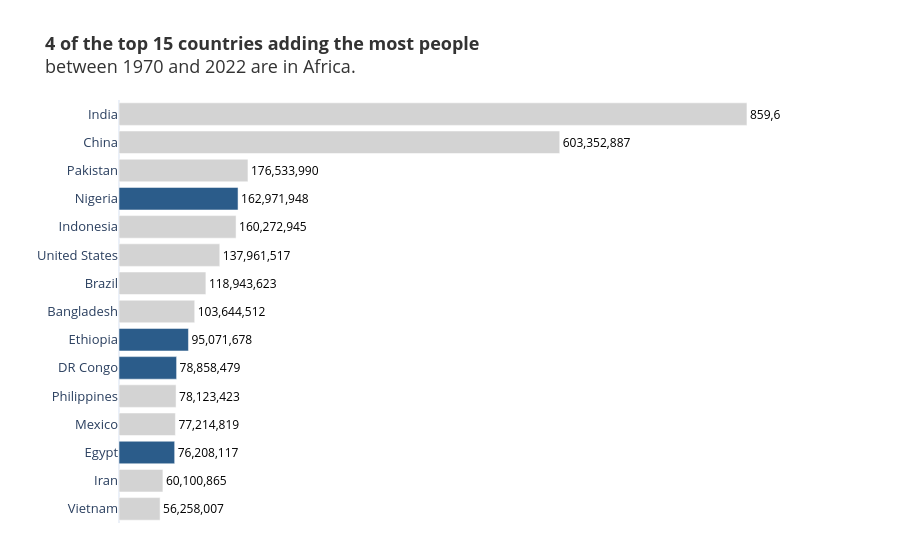

The notebook cell this image was saved under:
### Markdown cell above
**Chart choice & justification:** *Which chart did you choose, and why? Justify design choices.

*YOUR ANSWER HERE*  
I chose a horizontal bar chart to display the top 15 countries. This chart type is ideal for ranking items with long text labels (country names) and comparing large absolute numbers (millions of people added).

Insight Title: The title directly answers the prompt's main questions, stating exactly how many of the top 15 are in Africa (e.g., "X of the top 15... are in Africa").

CVD-safe Palette & Meaningful Color: To make the data easily scannable and answer the secondary question, I used a neutral grey for non-African countries and a single accent color (blue) to highlight the African countries. The color is CVD-safe (no red/green) and directly encodes the geographical category asked about in the prompt.

Direct Labels & Decluttered Layout: I used plotly_white and removed all gridlines, axis ticks, and axis titles. Instead, I added direct data labels with comma separators at the end of each bar. This allows the reader to quickly grasp the magnitude of the numbers without reading the X-axis.

### Code cell
# Q2
# YOUR CODE HERE
df_q2 = df_long[df_long['Year'].isin([1970, 2022])]
df_q2_pivot = df_q2.pivot(index=['Country', 'Continent'], columns='Year', values='Population').reset_index()
df_q2_pivot['Population_Added'] = df_q2_pivot[2022] - df_q2_pivot[1970]

top15 = df_q2_pivot.sort_values(by='Population_Added', ascending=False).head(15).reset_index(drop=True)
africa_count = len(top15[top15['Continent'] == 'Africa'])

colors = ['#2b5c8a' if c == 'Africa' else '#d3d3d3' for c in top15['Continent']]
text_labels = top15['Population_Added'].apply(lambda x: f"{x:,.0f}")

fig = go.Figure(data=[
    go.Bar(
        x=top15['Population_Added'],
        y=top15['Country'],
        orientation='h',
        marker_color=colors,
        text=text_labels,
        textposition='outside',
        textfont=dict(color='black', size=12)
    )
])

text_labels = top15['Population_Added'].apply(lambda x: f"{x:,.0f}")

fig = go.Figure(data=[
    go.Bar(
        x=top15['Population_Added'],
        y=top15['Country'],
        orientation='h',
        marker_color=colors,
        text=text_labels,
        textposition='outside',
        textfont=dict(color='black', size=12)
    )
])

colors = ['#2b5c8a' if c == 'Africa' else '#d3d3d3' for c in top15['Continent']]
text_labels = top15['Population_Added'].apply(lambda x: f"{x:,.0f}")

fig = go.Figure(data=[
    go.Bar(
        x=top15['Population_Added'],
        y=top15['Country'],
        orientation='h',
        marker_color=colors,
        text=text_labels,
        textposition='outside',
        textfont=dict(color='black', size=12)
    )
])

fig.update_layout(
    title=dict(
        text=f"<b>{africa_count} of the top 15 countries adding the most people</b><br>between 1970 and 2022 are in Africa.",
        font=dict(size=18, color='#333333'),
        x=0.05
    ),
    template='plotly_white', 
    showlegend=False, 
    xaxis_title="",
    yaxis_title="",
    xaxis=dict(
        showgrid=False,
        showticklabels=False
    ),
    yaxis=dict(
        showgrid=False,
        tickfont=dict(size=13)
    ),
    margin=dict(l=20, r=120, t=100, b=20),
    plot_bgcolor='white'
)

fig.update_yaxes(autorange="reversed")
fig.show()

### Figure 1 — Plotly figure (JSON) as saved in the notebook; plotly's stock layout.template omitted (floating-point values rounded to 4 significant figures)
{"data": [{"marker": {"color": ["#d3d3d3", "#d3d3d3", "#d3d3d3", "#2b5c8a", "#d3d3d3", "#d3d3d3", "#d3d3d3", "#d3d3d3", "#2b5c8a", "#2b5c8a", "#d3d3d3", "#d3d3d3", "#2b5c8a", "#d3d3d3", "#d3d3d3"]}, "orientation": "h", "text": ["859,671,872", "603,352,887", "176,533,990", "162,971,948", "160,272,945", "137,961,517", "118,943,623", "103,644,512", "95,071,678", "78,858,479", "78,123,423", "77,214,819", "76,208,117", "60,100,865", "56,258,007"], "textfont": {"color": "black", "size": 12}, "textposition": "outside", "type": "bar", "x": [859671872, 603352887, 176533990, 162971948, 160272945, 137961517, 118943623, 103644512, 95071678, 78858479, 78123423, 77214819, 76208117, 60100865, 56258007], "y": ["India", "China", "Pakistan", "Nigeria", "Indonesia", "United States", "Brazil", "Bangladesh", "Ethiopia", "DR Congo", "Philippines", "Mexico", "Egypt", "Iran", "Vietnam"]}], "layout": {"margin": {"b": 20, "l": 20, "r": 120, "t": 100}, "plot_bgcolor": "white", "showlegend": false, "title": {"font": {"color": "#333333", "size": 18}, "text": "<b>4 of the top 15 countries adding the most people</b><br>between 1970 and 2022 are in Africa.", "x": 0.05}, "xaxis": {"showgrid": false, "showticklabels": false, "title": {"text": ""}}, "yaxis": {"autorange": "reversed", "showgrid": false, "tickfont": {"size": 13}, "title": {"text": ""}}}}
